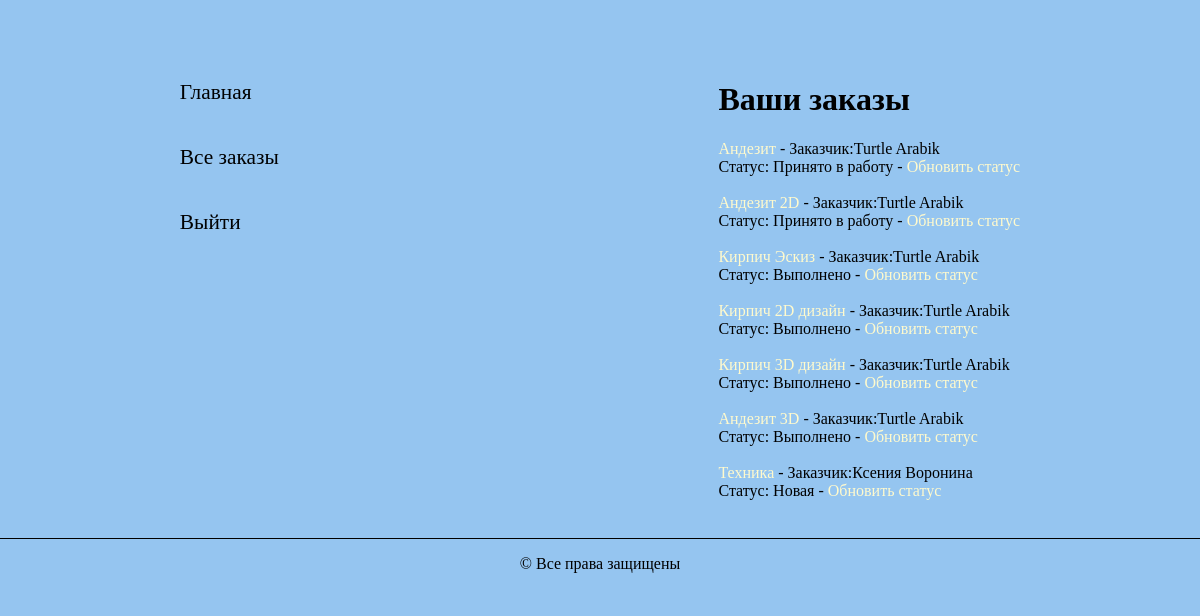
Before: /studio/customer/ (signed in) with the older database file.
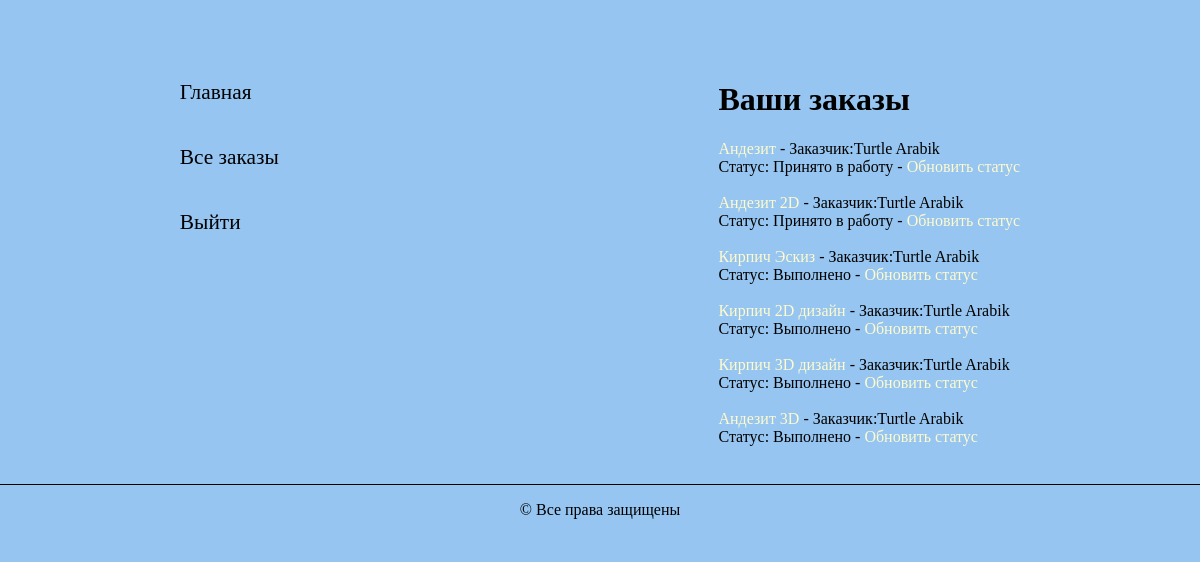
After: the same page with the newer database file.
### studio/models.py (models this page shows, shortened)
class Order(models.Model):
    day_add = models.DateField(null=True, blank=True)
    name = models.CharField(max_length=200, verbose_name='Имя', blank=False)
    summary = models.TextField(max_length=1000, help_text="Описание", blank=False)
    category = models.ForeignKey('category', help_text="Выбор категории", on_delete=models.CASCADE, blank=False)
    photo_file = models.ImageField(max_length=200, upload_to=get_name_file, blank=False, null=True,
                                   validators=[FileExtensionValidator(allowed_extensions=['png', 'jpg', 'jpeg'])])
    customer_order = models.ForeignKey('user', on_delete=models.SET_NULL, null=True, blank=True)
    comment = models.TextField(max_length=1000, help_text="Комментарий", blank=True)
    img = models.ImageField(max_length=200, upload_to=get_name_file, blank=True, null=True,
                                   validators=[FileExtensionValidator(allowed_extensions=['png', 'jpg', 'jpeg'])])
    LOAN_STATUS = (
        ('n', 'Новая'),
        ('a', 'Принято в работу'),
        ('c', 'Выполнено'),
    )
    status = models.CharField(max_length=1, choices=LOAN_STATUS, blank=True, default='n')
    def get_status_name(self):
        for status in self.LOAN_STATUS:
            if status[0] == self.status:
                return status[1]
        return 'Не задан'
    class Meta:
        ordering = ["status"]
        permissions = (("can_mark_returned", "Установите статус заказа"),)

class User(AbstractUser):
    name = models.CharField(max_length=200, verbose_name='Имя', blank=False, validators=[
        RegexValidator(
            regex='^[А-Яа-я -]*$',
            message='Имя пользователя должно состоять из кириллицы',
            code='invalid_username'
        ),
    ])
    surname = models.CharField(max_length=200, verbose_name='Фамилия', blank=False, validators=[
        RegexValidator(
            regex='^[А-Яа-я -]*$',
            message='Фамилия пользователя должно состоять из кириллицы',
            code='invalid_username'
        ),
    ])
    patronymic = models.CharField(max_length=200, verbose_name='Отчество', blank=True, validators=[
        RegexValidator(
            regex='^[А-Яа-я -]*$',
            message='Отчество пользователя должно состоять из кириллицы',
            code='invalid_username'
        ),
    ])
    username = models.CharField(max_length=200, verbose_name='Логин', unique=True, blank=False, validators=[
        RegexValidator(
            regex='^[A-Za-z -]*$',
            message='Имя пользователя должно состоять только из латиницы',
            code='invalid_username'
        ),
    ])
    email = models.EmailField(max_length=200, verbose_name='Почта', unique=True, blank=False)
    password = models.CharField(max_length=200, verbose_name='Пароль', blank=False)
    role = models.CharField(max_length=200, verbose_name='Роль',
                            choices=(('admin', 'Администратор'), ('user', 'Пользователь')), default='user')
    USERNAME_FIELD = 'username'
    def __str__(self):
        return str(self.name) + ' ' + str(self.surname)
    class Meta:
        ordering = ['name']

### studio/views.py (the view)
# urls.py: path(r'customer/', views.LoanedOrdersAllListView.as_view(), name='all-order'),
class LoanedOrdersAllListView(PermissionRequiredMixin, generic.ListView):
    model = Order
    permission_required = 'studio.can_mark_returned'
    template_name = 'studio/order_list_customer_all.html'
    paginate_by = 10
    status = None
    def get(self, request, *args, **kwargs):
        if request.GET.get('status'):
            self.status = request.GET.get('status')
        return super().get(request, *args, **kwargs)
    def get_context_data(self, **kwargs):
        context = super(LoanedOrdersAllListView, self).get_context_data(**kwargs)
        context['status_list'] = Order.LOAN_STATUS
        return context
    def get_queryset(self):
        return Order.objects.all()

### studio/templates/studio/order_list_customer_all.html (shortened to what this page needs)
{% load static %}
{% load thumbnail %}
<!DOCTYPE html>
<html lang="ru">
<head>
    <link rel="stylesheet" media="screen" type="text/css" href="{% static 'css/style.css' %}">
</head>
<body>
<div class="order_list">
    <div class="mein">
        <div class="link">
            <a href="{% url 'index'  %}">Главная</a>
            <a href="{% url 'all-order' %}">Все заказы</a>
            <a href="{% url 'logout'%}?next={{request.path}}">Выйти</a>
        </div>
        <div class="content">
            <h1>Ваши заказы</h1>
            {% if order_list %}
            {% for order in order_list %}
            <div class="project">
                <div class="link_list">
                    <a href="{% url 'order-detail' order.pk %}">{{order.name}}</a> {% if user.is_staff %}- Заказчик:{{ order.customer_order }}
                    <div class="link_list">Статус: {{ order.get_status_name }} {% endif %} {% if perms.studio.can_mark_returned %}- <a
                            href="{% url 'order-update' order.id %}">Обновить статус</a></div>
                    {% endif %}
                </div>
            </div>
            <br>
            {% endfor %}
            {% else %}
            <p>Заказов нет</p>
            {% endif %}
        </div>
    </div>
</div>
<footer>
    <p>&copy; Все права защищены</p>
</footer>
</body>
</html>

Changed rows visible on the page:
removed Order: name "Техника", customer_order "Ксения Воронина", get_status_name "Новая"
